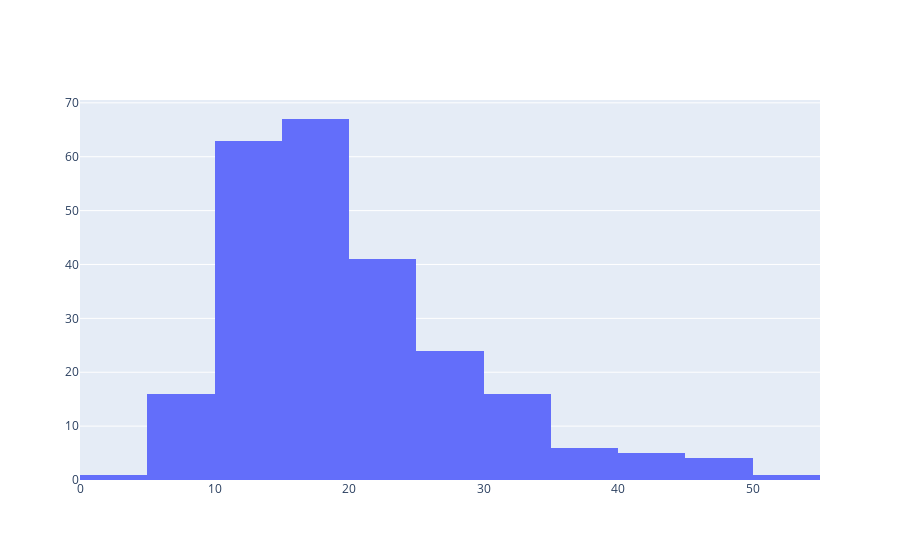

Notebook source saved alongside this figure:
### Code cell
#histogram
fig=go.Figure()
fig.add_trace(go.Histogram(x=tip.total_bill, nbinsx=20, name='total_bill'))
fig.show()

### Figure 1 — Plotly figure (JSON) as saved in the notebook; plotly's stock layout.template omitted (floating-point values rounded to 4 significant figures; data arrays with more than 128 entries replaced by an {"elided": "..."} marker saying what was removed)
{"data": [{"name": "total_bill", "nbinsx": 20, "type": "histogram", "x": {"elided": "244 float values"}}], "layout": {}}
